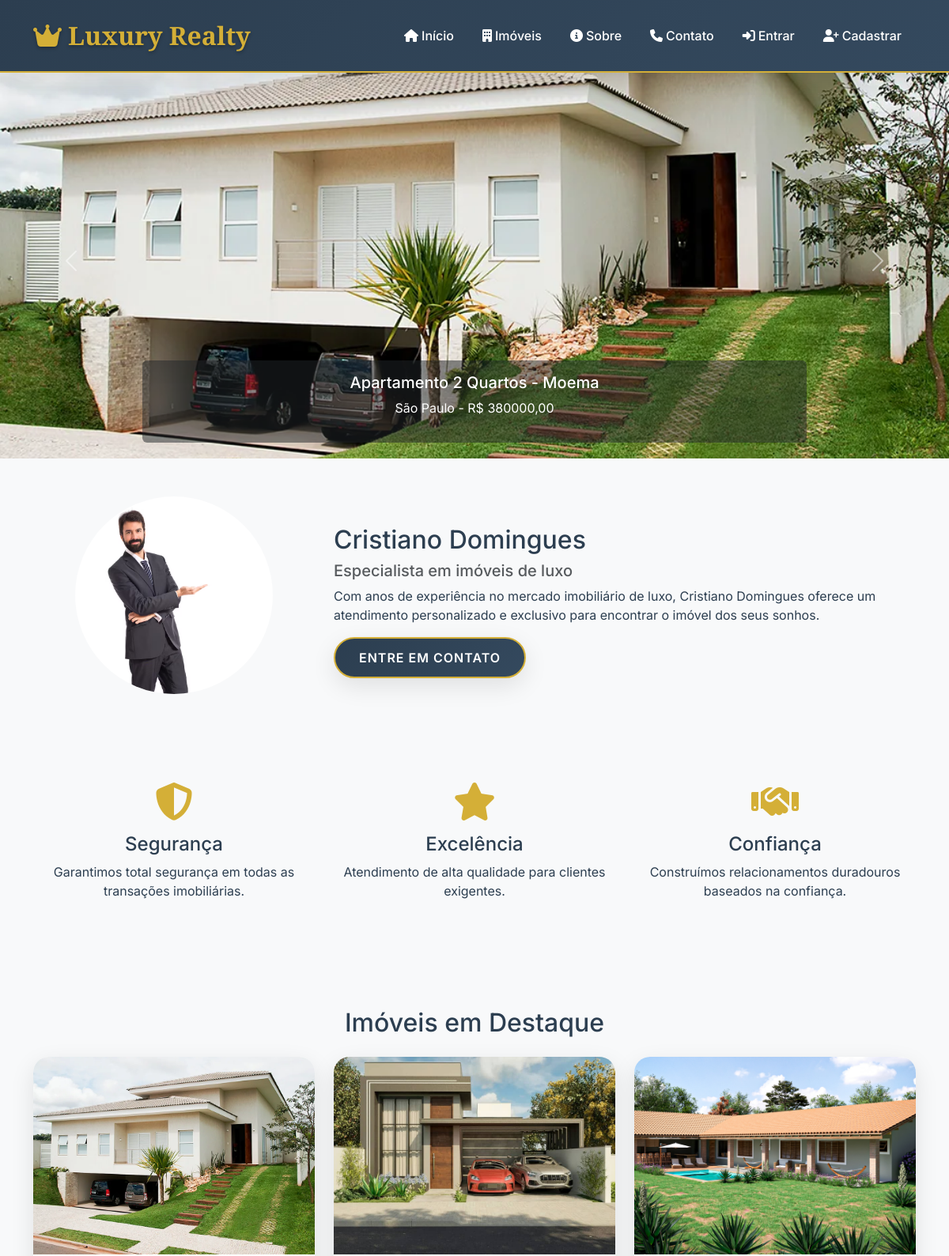
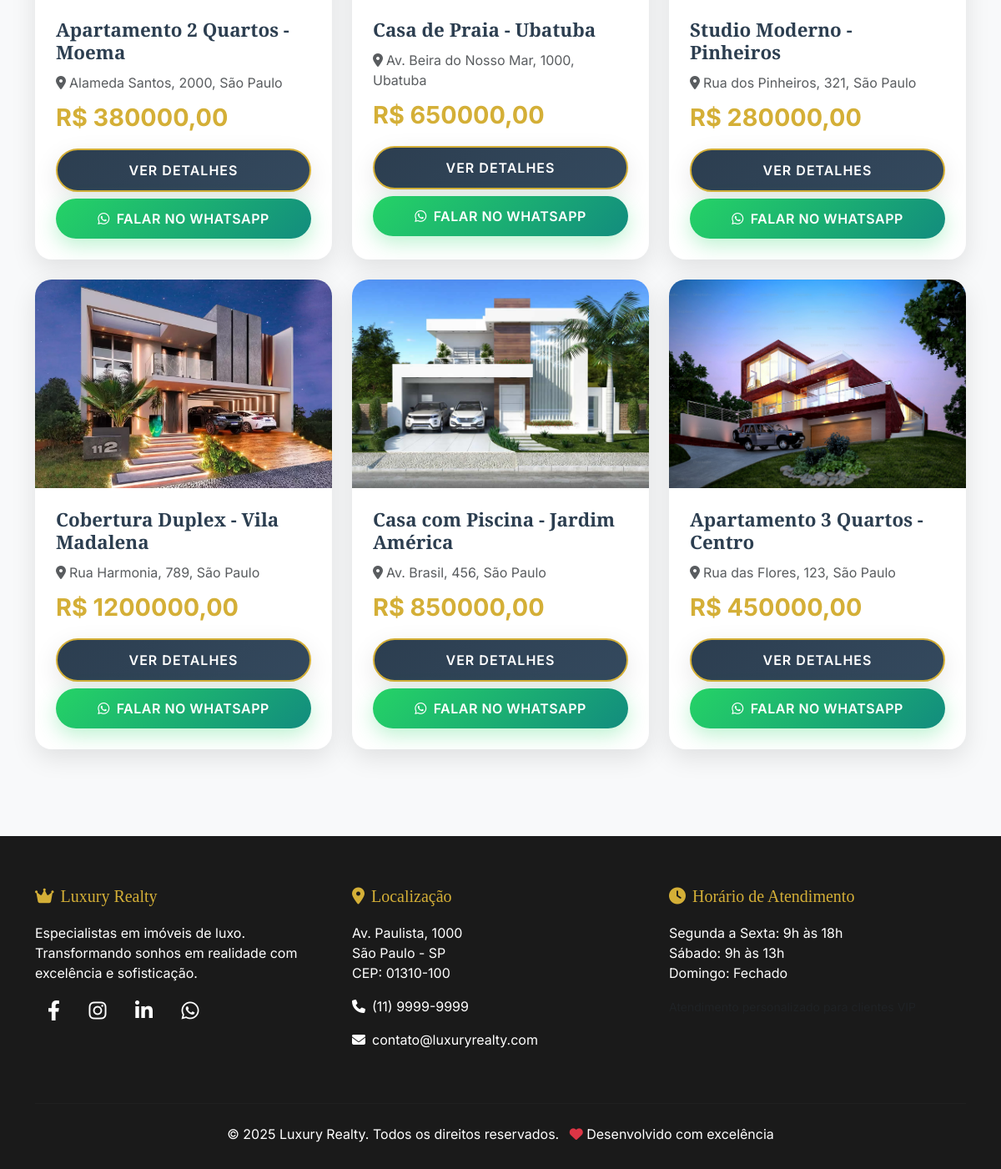
The page / on the database its author committed (2 pictures, top to bottom).
### imoveis/models.py (models this page shows, shortened)
class Property(models.Model):
    title = models.CharField(max_length=200, verbose_name="Título")
    description = models.TextField(verbose_name="Descrição")
    price = models.DecimalField(max_digits=10, decimal_places=2, verbose_name="Preço")
    address = models.CharField(max_length=300, verbose_name="Endereço")
    city = models.CharField(max_length=100, verbose_name="Cidade")
    state = models.CharField(max_length=100, verbose_name="Estado")
    zip_code = models.CharField(max_length=20, verbose_name="CEP")
    bedrooms = models.IntegerField(verbose_name="Quartos")
    bathrooms = models.DecimalField(max_digits=3, decimal_places=1, verbose_name="Banheiros")
    area = models.IntegerField(verbose_name="Área (m²)")
    image = models.ImageField(upload_to='properties/', blank=True, null=True, verbose_name="Imagem")
    whatsapp_number = models.CharField(max_length=20, blank=True, null=True, verbose_name="WhatsApp", help_text="Número do WhatsApp (ex: 5511999999999)")
    rental_type = models.CharField(max_length=20, choices=[('compra', 'Compra'), ('aluguel', 'Aluguel')], default='compra', verbose_name="Tipo de Locação")
    is_available = models.BooleanField(default=True, verbose_name="Disponível")
    created_at = models.DateTimeField(auto_now_add=True, verbose_name="Criado em")
    updated_at = models.DateTimeField(auto_now=True, verbose_name="Atualizado em")
    def get_whatsapp_link(self):
        if self.whatsapp_number:
            number = ''.join(filter(str.isdigit, self.whatsapp_number))
            message = f"Olá! Tenho interesse no imóvel: {self.title} - R$ {self.price:,.2f}. Podemos conversar?"
            encoded_message = message.replace(' ', '%20').replace('\n', '%0A')
            return f"https://wa.me/{number}?text={encoded_message}"
        return None
    class Meta:
        verbose_name = "Imóvel"
        verbose_name_plural = "Imóveis"
        ordering = ['-created_at']

### imoveis/views.py (the view)
# urls.py: path('', views.home, name='home'),
def home(request):
    properties = Property.objects.filter(is_available=True).order_by('-created_at')
    return render(request, 'imoveis/home.html', {'properties': properties})

### templates/imoveis/home.html (shortened to what this page needs)
{% extends 'imoveis/base.html' %}
{% load static %}
{% block content %}
<div id="propertyCarousel" class="carousel slide mb-5" data-bs-ride="carousel">
  <div class="carousel-inner">
    {% for property in properties|slice:":5" %}
    <div class="carousel-item {% if forloop.first %}active{% endif %}">
      {% if property.image %}
      <img src="{{ property.image.url }}" class="d-block w-100" alt="{{ property.title }}" style="height: 500px; object-fit: cover;">
      {% else %}
      <div class="d-block w-100 bg-secondary d-flex align-items-center justify-content-center" style="height: 500px;">
        <i class="fas fa-home fa-6x text-white"></i>
      </div>
      {% endif %}
      <div class="carousel-caption d-none d-md-block bg-dark bg-opacity-50 rounded p-3">
        <h5>{{ property.title }}</h5>
        <p>{{ property.city }} - R$ {{ property.price|floatformat:2 }}</p>
      </div>
    </div>
    {% endfor %}
  </div>
  <button class="carousel-control-prev" type="button" data-bs-target="#propertyCarousel" data-bs-slide="prev">
    <span class="carousel-control-prev-icon" aria-hidden="true"></span>
  </button>
  <button class="carousel-control-next" type="button" data-bs-target="#propertyCarousel" data-bs-slide="next">
    <span class="carousel-control-next-icon" aria-hidden="true"></span>
  </button>
</div>
<section class="container mb-5">
  <div class="row align-items-center">
    <div class="col-md-4 text-center">
      <img src="/media/properties/fotosite.jpg" alt="Cristiano Domingues" class="img-fluid rounded-circle mb-3" style="max-width: 250px;">
    </div>
    <div class="col-md-8">
      <h2>Cristiano Domingues</h2>
      <h5 class="text-muted">Especialista em imóveis de luxo</h5>
      <p>Com anos de experiência no mercado imobiliário de luxo, Cristiano Domingues oferece um atendimento personalizado e exclusivo para encontrar o imóvel dos seus sonhos.</p>
      <a href="mailto:cristiano@luxuryrealty.com" class="btn btn-luxury">Entre em contato</a>
    </div>
  </div>
</section>
<section class="bg-light py-5">
  <div class="container">
    <div class="row text-center">
      <div class="col-md-4 mb-4">
        <i class="fas fa-shield-alt fa-3x mb-3 text-luxury"></i>
        <h4>Segurança</h4>
        <p>Garantimos total segurança em todas as transações imobiliárias.</p>
      </div>
      <div class="col-md-4 mb-4">
        <i class="fas fa-star fa-3x mb-3 text-luxury"></i>
        <h4>Excelência</h4>
        <p>Atendimento de alta qualidade para clientes exigentes.</p>
      </div>
      <div class="col-md-4 mb-4">
        <i class="fas fa-handshake fa-3x mb-3 text-luxury"></i>
        <h4>Confiança</h4>
        <p>Construímos relacionamentos duradouros baseados na confiança.</p>
      </div>
    </div>
  </div>
</section>
<section class="container my-5">
  <h2 class="mb-4 text-center">Imóveis em Destaque</h2>
  <div class="row">
    {% for property in properties|slice:":6" %}
    <div class="col-lg-4 col-md-6 mb-4">
      <div class="card card-luxury h-100">
        {% if property.image %}
        <img src="{{ property.image.url }}" class="card-img-top" alt="{{ property.title }}">
        {% else %}
        <div class="card-img-top bg-secondary d-flex align-items-center justify-content-center" style="height: 250px;">
          <i class="fas fa-home fa-3x text-white"></i>
        </div>
        {% endif %}
        <div class="card-body">
          <h5 class="card-title">{{ property.title }}</h5>
          <p class="card-text text-muted mb-2">
            <i class="fas fa-map-marker-alt me-1"></i>{{ property.address }}, {{ property.city }}
          </p>
          <p class="price-luxury mb-3">R$ {{ property.price|floatformat:2 }}</p>
          <div class="d-grid gap-2">
            <a href="{% url 'property_detail' property.pk %}" class="btn btn-luxury">Ver Detalhes</a>
            {% if property.whatsapp_number and property.get_whatsapp_link %}
            <a href="{{ property.get_whatsapp_link }}" target="_blank" class="btn btn-whatsapp-luxury">
              <i class="fab fa-whatsapp me-2"></i>Falar no WhatsApp
            </a>
            {% endif %}
          </div>
        </div>
      </div>
    </div>
    {% endfor %}
  </div>
</section>
{% endblock %}

### templates/imoveis/base.html (style rules this page uses)
:root { --primary-gold: #D4AF37; --secondary-gold: #B8860B; --dark-elegant: #1a1a1a; --light-gray: #f8f9fa; --text-dark: #2c3e50; --shadow-luxury: 0 10px 30px rgba(0,0,0,0.1); --gradient-luxury: linear-gradient(135deg, #2c3e50 0%, #34495e 100%); }
.text-luxury { color: var(--primary-gold) !important; }
body { font-family: 'Inter', sans-serif; color: var(--text-dark); background: var(--light-gray); }
.btn-luxury { background: var(--gradient-luxury); color: white; border: 2px solid var(--primary-gold); border-radius: 50px; padding: 12px 30px; font-weight: 600; text-transform: uppercase; letter-spacing: 1px; transition: all 0.3s ease; box-shadow: var(--shadow-luxury); }
.btn-whatsapp-luxury { background: linear-gradient(135deg, #25D366 0%, #128C7E 100%); color: white; border: none; border-radius: 50px; padding: 12px 25px; font-weight: 600; text-transform: uppercase; letter-spacing: 0.5px; transition: all 0.3s ease; box-shadow: 0 8px 25px rgba(37, 211, 102, 0.3); }
.btn-whatsapp-luxury i { margin-right: 8px; }
.card-luxury { background: white; border: none; border-radius: 20px; overflow: hidden; box-shadow: var(--shadow-luxury); transition: all 0.3s ease; position: relative; }
.card-luxury .card-img-top { height: 250px; object-fit: cover; transition: transform 0.3s ease; }
.card-luxury .card-body { padding: 25px; }
.card-luxury .card-title { font-family: 'Playfair Display', serif; font-size: 1.4rem; font-weight: 600; color: var(--text-dark); margin-bottom: 10px; }
.price-luxury { font-size: 1.8rem; font-weight: 700; color: var(--primary-gold); margin-bottom: 15px; }

### rows shown on the page
Property: image (picture), title "Apartamento 2 Quartos - Moema", city "São Paulo", price "380000,00", address "Alameda Santos, 2000"
Property: image (picture), title "Casa de Praia - Ubatuba", address "Av. Beira do Nosso Mar, 1000", city "Ubatuba", price "650000,00"
Property: image (picture), title "Studio Moderno - Pinheiros", address "Rua dos Pinheiros, 321", city "São Paulo", price "280000,00"
Property: image (picture), title "Cobertura Duplex - Vila Madalena", address "Rua Harmonia, 789", city "São Paulo", price "1200000,00"
Property: image (picture), title "Casa com Piscina - Jardim América", address "Av. Brasil, 456", city "São Paulo", price "850000,00"
Property: image (picture), title "Apartamento 3 Quartos - Centro", address "Rua das Flores, 123", city "São Paulo", price "450000,00"
